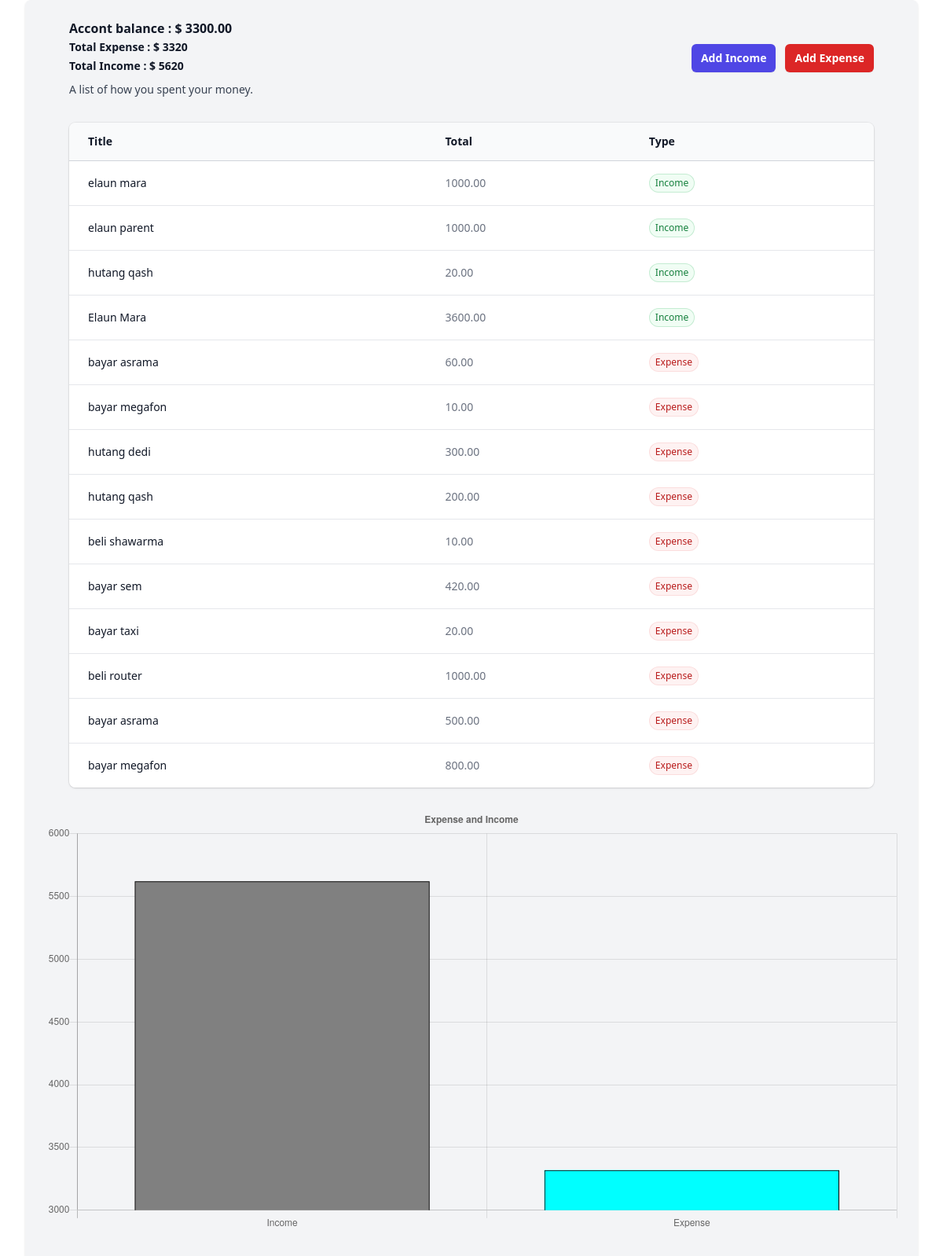
The app's page / (signed in) with its own data.
### tracker/models.py (models this page shows, shortened)
class Income(models.Model):
    title = models.CharField(max_length=20)
    income = models.DecimalField(default=0, max_digits=8, decimal_places=2)
    user = models.ForeignKey(User, on_delete=models.CASCADE)

class Expense(models.Model):
    title = models.CharField(max_length=20)
    expense = models.DecimalField(default=0, decimal_places=2, max_digits=8)
    user = models.ForeignKey(User, on_delete=models.CASCADE)

### tracker/views.py (the view)
# urls.py: path('', views.acc_balance, name='acc-balance'),
def acc_balance(request):
    balances = Balance.objects.filter(user=request.user).values('total')
    expenses = Expense.objects.filter(user=request.user)
    total_expense = Expense.objects.aggregate(Sum('expense'))
    incomes = Income.objects.filter(user=request.user)
    total_income = Income.objects.aggregate(Sum('income'))
    for key, value in total_expense.items():
        sum_expense = value
    for item in balances:
        balance = item['total']
    for key, value in total_income.items():
        sum_income = value
    account_balance = balance - sum_expense + sum_income
    context = {
        'account_balance': account_balance,
        'expenses': expenses,
        'total_expense': total_expense,
        'incomes': incomes,
        'total_income': total_income,
        'status_labels': ['Income', 'Expense'],
        'status_counts': [float(sum_income), float(sum_expense)]
    }
    return render(request, 'tracker/balance.html', context=context)

### templates/tracker/balance.html
{% extends 'base.html' %}
{% block content %}
<div class="mx-auto max-w-7xl sm:px-6 lg:px-8">
    <div class="overflow-hidden rounded-lg bg-gray-100 shadow">
        <div class="px-4 py-5 sm:p-6">
            <div class="px-4 sm:px-6 lg:px-8">
                <div class="sm:flex sm:items-center">
                  <div class="sm:flex-auto">
                    <h1 class="text-base font-semibold leading-6 text-gray-900">Accont balance : $ {{account_balance}} </h1>
                    <h1 class="text-sm font-semibold leading-6 text-gray-900">Total Expense : $ {{total_expense.expense__sum}} </h1>
                    <h1 class="text-sm font-semibold leading-6 text-gray-900">Total Income : $ {{total_income.income__sum}} </h1>
                    <p class="mt-2 text-sm text-gray-700">A list of how you spent your money.</p>
                  </div>
                  <div class="mt-4 sm:ml-16 sm:mt-0 sm:flex-none">
                    <a href="{% url 'add-income' %}"><button type="button" class="block mr-3 rounded-md bg-indigo-600 px-3 py-2 text-center text-sm font-semibold text-white shadow-sm hover:bg-indigo-500 focus-visible:outline focus-visible:outline-2 focus-visible:outline-offset-2 focus-visible:outline-indigo-600">Add Income</button></a>
                  </div>
                    <a href="{% url 'add-expense' %}"><button type="button" class="block rounded-md bg-red-600 px-3 py-2 text-center text-sm font-semibold text-white shadow-sm hover:bg-red-500 focus-visible:outline focus-visible:outline-2 focus-visible:outline-offset-2 focus-visible:outline-red-600">Add Expense</button></a>
                </div>
                <div class="mt-8 flow-root">
                  <div class="-mx-4 -my-2 overflow-x-auto sm:-mx-6 lg:-mx-8">
                    <div class="inline-block min-w-full py-2 align-middle sm:px-6 lg:px-8">
                      <div class="overflow-hidden shadow ring-1 ring-black ring-opacity-5 sm:rounded-lg">
                        <table class="min-w-full divide-y divide-gray-300">
                          <thead class="bg-gray-50">
                            <tr>
                              <th scope="col" class="py-3.5 pl-4 pr-3 text-left text-sm font-semibold text-gray-900 sm:pl-6">Title</th>
                              <th scope="col" class="px-3 py-3.5 text-left text-sm font-semibold text-gray-900">Total</th>
                              <th scope="col" class="px-3 py-3.5 text-left text-sm font-semibold text-gray-900">Type</th>
                            </tr>
                          </thead>
                          <tbody class="divide-y divide-gray-200 bg-white">
                            {% for income in incomes %}
                            <tr>
                              <td class="whitespace-nowrap py-4 pl-4 pr-3 text-sm font-medium text-gray-900 sm:pl-6">{{income.title}}</td>
                              <td class="whitespace-nowrap px-3 py-4 text-sm text-gray-500">{{income.income}}</td>
                              <td class="whitespace-nowrap px-3 py-4 text-sm text-gray-500"><span class="inline-flex items-center rounded-full bg-green-50 px-2 py-1 text-xs font-medium text-green-700 ring-1 ring-inset ring-green-600/20">Income</span></td>
                            </tr>
                            {% endfor %}
                            {% for expense in expenses %}
                            <tr>
                              <td class="whitespace-nowrap py-4 pl-4 pr-3 text-sm font-medium text-gray-900 sm:pl-6">{{expense.title}}</td>
                              <td class="whitespace-nowrap px-3 py-4 text-sm text-gray-500">{{expense.expense}}</td>
                              <td class="whitespace-nowrap px-3 py-4 text-sm text-gray-500"><span class="inline-flex items-center rounded-full bg-red-50 px-2 py-1 text-xs font-medium text-red-700 ring-1 ring-inset ring-red-600/10">Expense</span></td>
                            </tr>
                            {% endfor %}
                          </tbody>
                        </table>
                      </div>
                    </div>
                  </div>
                </div>
              </div>
              <div class="row mt-6 mb-12">
                <div class="col-md-6">
                    <canvas id="myChart" style="width:100%;"></canvas>
                </div>
            </div>
        </div>
      </div>
  </div>
  <script>
    var barColors = ["grey", "cyan"];
    new Chart("myChart", {
      type: "bar",
      data: {
        labels: {{status_labels | safe}},
        datasets: [{
          backgroundColor: barColors,
          data: {{status_counts}},
          borderColor: "black",
          borderWidth: 1
        }]
      },
      options: {
        legend: {display: false},
        title: {
          display: true,
          text: "Expense and Income"
        }
      }
    });
    </script>
{% endblock %}

### templates/base.html (shortened to what this page needs)
<!DOCTYPE html>
<html lang="en">
<head>
    <script src="https://cdn.tailwindcss.com"></script>
</head>
<body">
    {% block content %}
    {% endblock %}
</body>
</html>

### records on screen
Income: title "elaun mara", income "1000.00"
Income: title "elaun parent", income "1000.00"
Income: title "hutang qash", income "20.00"
Income: title "Elaun Mara", income "3600.00"
Expense: title "bayar asrama", expense "60.00"
Expense: title "bayar megafon", expense "10.00"
Expense: title "hutang dedi", expense "300.00"
Expense: title "hutang qash", expense "200.00"
Expense: title "beli shawarma", expense "10.00"
Expense: title "bayar sem", expense "420.00"
Expense: title "bayar taxi", expense "20.00"
Expense: title "beli router", expense "1000.00"
Expense: title "bayar asrama", expense "500.00"
Expense: title "bayar megafon", expense "800.00"

### other values on screen
{{ account_balance }} "3300.00"
{{ total_expense.expense__sum }} "3320"
{{ total_income.income__sum }} "5620"
chart data {{ status_labels | safe }} ['Income', 'Expense']
chart data {{ status_counts }} [5620.0, 3320.0]
